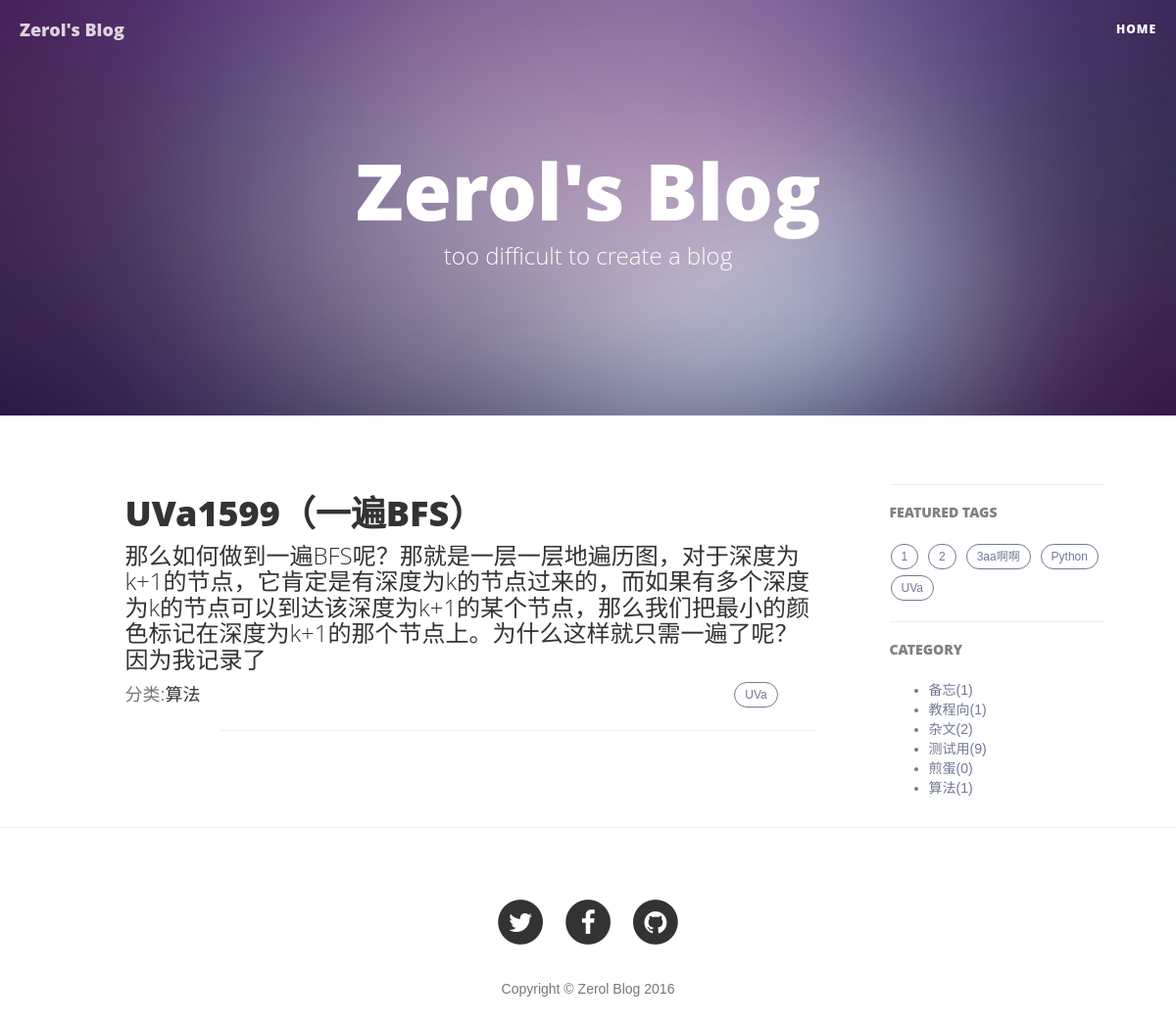
/blog/category/3/1, run on the app's committed database.
### blog/models.py (models this page shows, shortened)
class Article(models.Model):
    STATUS_CHOICES = (
        ('d', 'Draft'),
        ('p', 'Published'),
    )
    title = models.CharField('标题', max_length=70)
    body = models.TextField('正文')
    created_time = models.DateTimeField('创建时间', auto_now_add=True)
    last_modified_time = models.DateTimeField('修改时间', auto_now=True)
    status = models.CharField('文章状态', max_length=1, choices=STATUS_CHOICES)
    abstract = models.TextField('摘要', max_length=140, blank=True, null=True)
    views = models.PositiveIntegerField('浏览量', default=0)
    topped = models.BooleanField('置顶', default=False)
    category = models.ForeignKey('Category', verbose_name='分类', null=True, on_delete=models.SET_NULL)
    tags = models.ManyToManyField('Tag', verbose_name='标签集合', blank=True)
    class Meta:
        ordering = ['-last_modified_time']

class Category(models.Model):
    name = models.CharField('类名', max_length=20)
    created_time = models.DateTimeField('创建时间', auto_now_add=True)
    last_modified_time = models.DateTimeField('修改时间', auto_now=True)

class Tag(models.Model):
    name = models.CharField('标签名', max_length=20)
    created_time = models.DateTimeField('创建时间', auto_now_add=True)
    last_modified_time = models.DateTimeField('修改时间', auto_now=True)

### blog/views.py (the view)
# urls.py: url(r'^category/(?P<category_id>\d+)/(?P<page>\d+)$', views.CategoryView.as_view(), name='category'),
class CategoryView(ListView):
    template_name = "index.html"
    context_object_name = "article_list"
    paginate_by = 7
    def get_queryset(self):
        article_list = Article.objects.filter(status='p', category=self.kwargs['category_id'])
        for article in article_list:
            article.body = markdown2.markdown(article.body, extras=['fenced-code-blocks'])
        return article_list
    def get_context_data(self, **kwargs):
        kwargs['category_list'] = Category.objects.all().order_by('name')
        kwargs['tag_list'] = Tag.objects.all().order_by('name')
        return super(CategoryView, self).get_context_data(**kwargs)

### templates/index.html (shortened to what this page needs)
{% extends 'base-index.html' %}
{% block content %}
    {% for article in article_list %}
        <div class="post-preview">
            <a href="{% url 'blog:detail' article.pk %}">
                <h2 class="post-title">
                    {{ article.title }}
                </h2>
                <h3 class="post-subtitle">
                    {{ article.abstract }}
                </h3>
            </a>
            <div class="post-preview" style="float: left">
                <p class="post-meta">分类:<a href="{% url 'blog:category' article.category.pk 1 %}">{{ article.category.name }}</a>&nbsp;&nbsp;&nbsp;&nbsp;</p>
            </div>
            <div class="sidebar-container" style="float: right">
                <div class="tags">
                    {% for tag in article.tags.all %}
                        <a href="{% url 'blog:tag' tag.pk 1 %}" title="{{ tag.name }}">
                            {{ tag.name }}
                        </a>
                    {% endfor %}
                </div>
            </div>
        </div>
        <br>
        <hr>
    {% endfor %}
{% endblock %}
{% block tags %}
    {% for tag in tag_list %}
        <a href="{% url 'blog:tag' tag.pk 1 %}" title="{{ tag.name }}">
            {{ tag.name }}
        </a>
    {% endfor %}
{% endblock %}
{% block category %}
    <ul>
        {% for category in category_list %}
            <li>
                <a href="{% url 'blog:category' category.pk 1 %}" title="{{ category.name }}">
                    {{ category.name }}({{ category.article_set.count }})
                </a>
            </li>
        {% endfor %}
    </ul>
{% endblock %}

### templates/base.html (style rules this page uses)
body { font-family:"Microsoft YaHei",Arial,Helvetica,sans-serif,"宋体"; }

### data on the page
Article: title "UVa1599（一遍BFS）", abstract "那么如何做到一遍BFS呢？那就是一层一层地遍历图，对于深度为k+1的节点，它肯定是有深度为k的节点过来的，而如果有多个深度为k的节点可以到达该深度为k+1的某个节点，那么我们把最小的颜色标记在深度为k+1的那个节点上。为什么这样就只需一遍了呢？因为我记录了", category.name "算法"
Tag: name "UVa"
Tag: name "1"
Tag: name "2"
Tag: name "3aa啊啊"
Tag: name "Python"
Category: name "备忘", article_set.count "1"
Category: name "教程向", article_set.count "1"
Category: name "杂文", article_set.count "2"
Category: name "测试用", article_set.count "9"
Category: name "煎蛋", article_set.count "0"
Category: name "算法", article_set.count "1"
